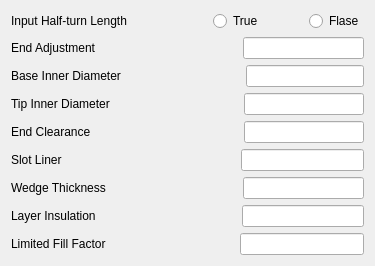
                            <widget class="QWidget" name="tab_13">
                             <attribute name="title">
                              <string>End/Insulation</string>
                             </attribute>
                             <layout class="QVBoxLayout" name="verticalLayout_7">
                              <item>
                               <layout class="QHBoxLayout" name="horizontalLayout_37">
                                <item>
                                 <widget class="QLabel" name="label_37">
                                  <property name="text">
                                   <string>Input Half-turn Length</string>
                                  </property>
                                 </widget>
                                </item>
                                <item>
                                 <spacer name="horizontalSpacer_87">
                                  <property name="orientation">
                                   <enum>Qt::Horizontal</enum>
                                  </property>
                                  <property name="sizeHint" stdset="0">
                                   <size>
                                    <width>40</width>
                                    <height>20</height>
                                   </size>
                                  </property>
                                 </spacer>
                                </item>
                                <item>
                                 <spacer name="horizontalSpacer_89">
                                  <property name="orientation">
                                   <enum>Qt::Horizontal</enum>
                                  </property>
                                  <property name="sizeHint" stdset="0">
                                   <size>
                                    <width>40</width>
                                    <height>20</height>
                                   </size>
                                  </property>
                                 </spacer>
                                </item>
                                <item>
                                 <widget class="QRadioButton" name="radioButton14">
                                  <property name="text">
                                   <string>True</string>
                                  </property>
                                 </widget>
                                </item>
                                <item>
                                 <spacer name="horizontalSpacer_88">
                                  <property name="orientation">
                                   <enum>Qt::Horizontal</enum>
                                  </property>
                                  <property name="sizeHint" stdset="0">
                                   <size>
                                    <width>40</width>
                                    <height>20</height>
                                   </size>
                                  </property>
                                 </spacer>
                                </item>
                                <item>
                                 <widget class="QRadioButton" name="radioButton15">
                                  <property name="text">
                                   <string>Flase</string>
                                  </property>
                                 </widget>
                                </item>
                               </layout>
                              </item>
                              <item>
                               <layout class="QHBoxLayout" name="horizontalLayout_29">
                                <item>
                                 <widget class="QLabel" name="label_40">
                                  <property name="text">
                                   <string>End Adjustment      </string>
                                  </property>
                                 </widget>
                                </item>
                                <item>
                                 <spacer name="horizontalSpacer_35">
                                  <property name="orientation">
                                   <enum>Qt::Horizontal</enum>
                                  </property>
                                  <property name="sizeHint" stdset="0">
                                   <size>
                                    <width>40</width>
                                    <height>20</height>
                                   </size>
                                  </property>
                                 </spacer>
                                </item>
                                <item>
                                 <widget class="QLineEdit" name="lineEdit33"/>
                                </item>
                               </layout>
                              </item>
                              <item>
                               <layout class="QHBoxLayout" name="horizontalLayout_30">
                                <item>
                                 <widget class="QLabel" name="label_38">
                                  <property name="text">
                                   <string>Base Inner Diameter</string>
                                  </property>
                                 </widget>
                                </item>
                                <item>
                                 <spacer name="horizontalSpacer_36">
                                  <property name="orientation">
                                   <enum>Qt::Horizontal</enum>
                                  </property>
                                  <property name="sizeHint" stdset="0">
                                   <size>
                                    <width>40</width>
                                    <height>20</height>
                                   </size>
                                  </property>
                                 </spacer>
                                </item>
                                <item>
                                 <widget class="QLineEdit" name="lineEdi34"/>
                                </item>
                               </layout>
                              </item>
                              <item>
                               <layout class="QHBoxLayout" name="horizontalLayout_31">
                                <item>
                                 <widget class="QLabel" name="label_42">
                                  <property name="text">
                                   <string>Tip Inner Diameter  </string>
                                  </property>
                                 </widget>
                                </item>
                                <item>
                                 <spacer name="horizontalSpacer_37">
                                  <property name="orientation">
                                   <enum>Qt::Horizontal</enum>
                                  </property>
                                  <property name="sizeHint" stdset="0">
                                   <size>
                                    <width>40</width>
                                    <height>20</height>
                                   </size>
                                  </property>
                                 </spacer>
                                </item>
                                <item>
                                 <widget class="QLineEdit" name="lineEdit35"/>
                                </item>
                               </layout>
                              </item>
                              <item>
                               <layout class="QHBoxLayout" name="horizontalLayout_32">
                                <item>
                                 <widget class="QLabel" name="label_45">
                                  <property name="text">
                                   <string>End Clearance        </string>
                                  </property>
                                 </widget>
                                </item>
                                <item>
                                 <spacer name="horizontalSpacer_38">
                                  <property name="orientation">
                                   <enum>Qt::Horizontal</enum>
                                  </property>
                                  <property name="sizeHint" stdset="0">
                                   <size>
                                    <width>40</width>
                                    <height>20</height>
                                   </size>
                                  </property>
                                 </spacer>
                                </item>
                                <item>
                                 <widget class="QLineEdit" name="lineEdit36"/>
                                </item>
                               </layout>
                              </item>
                              <item>
                               <layout class="QHBoxLayout" name="horizontalLayout_34">
                                <item>
                                 <widget class="QLabel" name="label_39">
                                  <property name="text">
                                   <string>Slot Liner               </string>
                                  </property>
                                 </widget>
                                </item>
                                <item>
                                 <spacer name="horizontalSpacer_39">
                                  <property name="orientation">
                                   <enum>Qt::Horizontal</enum>
                                  </property>
                                  <property name="sizeHint" stdset="0">
                                   <size>
                                    <width>40</width>
                                    <height>20</height>
                                   </size>
                                  </property>
                                 </spacer>
                                </item>
                                <item>
                                 <widget class="QLineEdit" name="lineEdit37"/>
                                </item>
                               </layout>
                              </item>
                              <item>
                               <layout class="QHBoxLayout" name="horizontalLayout_33">
                                <item>
                                 <widget class="QLabel" name="label_43">
                                  <property name="text">
                                   <string>Wedge Thickness   </string>
                                  </property>
                                 </widget>
                                </item>
                                <item>
                                 <spacer name="horizontalSpacer_40">
                                  <property name="orientation">
                                   <enum>Qt::Horizontal</enum>
                                  </property>
                                  <property name="sizeHint" stdset="0">
                                   <size>
                                    <width>40</width>
                                    <height>20</height>
                                   </size>
                                  </property>
                                 </spacer>
                                </item>
                                <item>
                                 <widget class="QLineEdit" name="lineEdit38"/>
                                </item>
                               </layout>
                              </item>
                              <item>
                               <layout class="QHBoxLayout" name="horizontalLayout_35">
                                <item>
                                 <widget class="QLabel" name="label_41">
                                  <property name="text">
                                   <string>Layer Insulation     </string>
                                  </property>
                                 </widget>
                                </item>
                                <item>
                                 <spacer name="horizontalSpacer_41">
                                  <property name="orientation">
                                   <enum>Qt::Horizontal</enum>
                                  </property>
                                  <property name="sizeHint" stdset="0">
                                   <size>
                                    <width>40</width>
                                    <height>20</height>
                                   </size>
                                  </property>
                                 </spacer>
                                </item>
                                <item>
                                 <widget class="QLineEdit" name="lineEdit39"/>
                                </item>
                               </layout>
                              </item>
                              <item>
                               <layout class="QHBoxLayout" name="horizontalLayout_36">
                                <item>
                                 <widget class="QLabel" name="label_44">
                                  <property name="text">
                                   <string>Limited Fill Factor </string>
                                  </property>
                                 </widget>
                                </item>
                                <item>
                                 <spacer name="horizontalSpacer_42">
                                  <property name="orientation">
                                   <enum>Qt::Horizontal</enum>
                                  </property>
                                  <property name="sizeHint" stdset="0">
                                   <size>
                                    <width>40</width>
                                    <height>20</height>
                                   </size>
                                  </property>
                                 </spacer>
                                </item>
                                <item>
                                 <widget class="QLineEdit" name="lineEdit40"/>
                                </item>
                               </layout>
                              </item>
                             </layout>
                            </widget>
